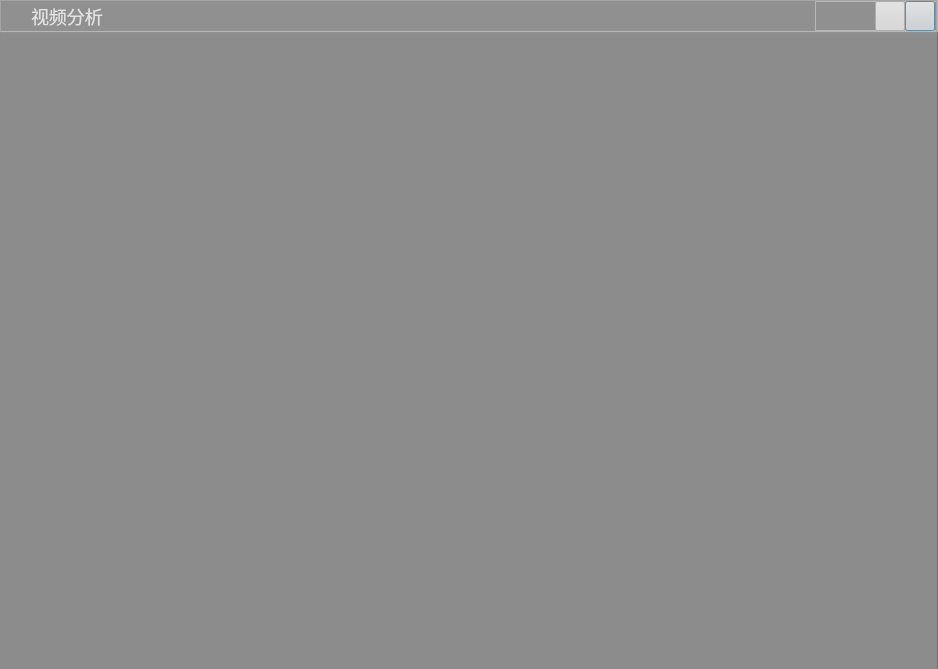
<?xml version="1.0" encoding="UTF-8"?>
<ui version="4.0">
 <class>CDialogVCAMain</class>
 <widget class="QDialog" name="CDialogVCAMain">
  <property name="geometry">
   <rect>
    <x>0</x>
    <y>0</y>
    <width>938</width>
    <height>669</height>
   </rect>
  </property>
  <property name="windowTitle">
   <string>视频分析</string>
  </property>
  <property name="styleSheet">
   <string notr="true">QDialog{
background-color: rgb(120, 120, 120);
color:rgb(255,255,255);
}

QWidget{
color:rgb(255,255,255);
}

QPushButton{
color:rgb(0,0,0);
}</string>
  </property>
  <widget class="QTabWidget" name="tabWidget">
   <property name="geometry">
    <rect>
     <x>0</x>
     <y>34</y>
     <width>941</width>
     <height>641</height>
    </rect>
   </property>
   <property name="styleSheet">
    <string notr="true">QTabWidget#tabWidget::tab-bar {  
   /*  left: 300px; */
	background-color: rgb(93, 93, 93);
}  

QTabWidget#tabWidget QTabBar::tab {
font-family:Microsoft Yahei; 
font-size:16px; 
background: rgb(70, 70, 70);
	color: rgb(255, 255, 255);
/*border:2px solid  rgb(160,160,160);
border-radius:2px;
border-bottom:0px;*/
width:25ex;
height:8ex;
margin-left: 2px; 

} 
QTabWidget#tabWidget QTabBar::tab::selected{
background-color: rgb(120, 120, 120);
}  


QTabWidget::pane{
border:0px;
	background-color: rgb(113, 113, 113);
}</string>
   </property>
   <property name="currentIndex">
    <number>-1</number>
   </property>
  </widget>
  <widget class="QFrame" name="frameSysBar">
   <property name="geometry">
    <rect>
     <x>0</x>
     <y>0</y>
     <width>938</width>
     <height>32</height>
    </rect>
   </property>
   <property name="styleSheet">
    <string notr="true">QFrame
{
	border-image:url(:/Skin/bg-above2.png);
}
QLabel
{
border-image:null;
color: rgb(255, 255, 255);
}</string>
   </property>
   <property name="frameShape">
    <enum>QFrame::StyledPanel</enum>
   </property>
   <property name="frameShadow">
    <enum>QFrame::Raised</enum>
   </property>
   <layout class="QGridLayout" name="gridLayout_2">
    <property name="leftMargin">
     <number>0</number>
    </property>
    <property name="topMargin">
     <number>0</number>
    </property>
    <property name="rightMargin">
     <number>0</number>
    </property>
    <property name="bottomMargin">
     <number>0</number>
    </property>
    <item row="0" column="0">
     <layout class="QGridLayout" name="gridLayout">
      <property name="horizontalSpacing">
       <number>2</number>
      </property>
      <item row="0" column="1">
       <widget class="QLabel" name="labelTitle">
        <property name="maximumSize">
         <size>
          <width>170</width>
          <height>170</height>
         </size>
        </property>
        <property name="styleSheet">
         <string notr="true">QLabel#labelTitle
{
	color: rgb(255, 255, 255);
	font-size:18px;
	font-family:Microsoft Yahei;	
}</string>
        </property>
        <property name="text">
         <string>视频分析</string>
        </property>
       </widget>
      </item>
      <item row="0" column="2">
       <widget class="QLabel" name="labelFileName">
        <property name="maximumSize">
         <size>
          <width>16777215</width>
          <height>500</height>
         </size>
        </property>
        <property name="styleSheet">
         <string notr="true"/>
        </property>
        <property name="text">
         <string/>
        </property>
       </widget>
      </item>
      <item row="0" column="0">
       <widget class="QLabel" name="logo">
        <property name="minimumSize">
         <size>
          <width>28</width>
          <height>28</height>
         </size>
        </property>
        <property name="maximumSize">
         <size>
          <width>28</width>
          <height>28</height>
         </size>
        </property>
        <property name="styleSheet">
         <string notr="true">border-image: url(:/Skin/logo.png)</string>
        </property>
        <property name="text">
         <string/>
        </property>
       </widget>
      </item>
      <item row="0" column="3">
       <widget class="QFrame" name="frame_sysmenu">
        <property name="minimumSize">
         <size>
          <width>30</width>
          <height>30</height>
         </size>
        </property>
        <property name="maximumSize">
         <size>
          <width>122</width>
          <height>16777215</height>
         </size>
        </property>
        <property name="styleSheet">
         <string notr="true">QFrame
{border-image:null;
}</string>
        </property>
        <property name="frameShape">
         <enum>QFrame::StyledPanel</enum>
        </property>
        <property name="frameShadow">
         <enum>QFrame::Raised</enum>
        </property>
        <widget class="QPushButton" name="BtnClose">
         <property name="geometry">
          <rect>
           <x>90</x>
           <y>0</y>
           <width>30</width>
           <height>30</height>
          </rect>
         </property>
         <property name="toolTip">
          <string>关闭</string>
         </property>
         <property name="styleSheet">
          <string notr="true">QPushButton
{
	
	border-image: url(:/Skin/close.png)0 0 repeat

}
QPushButton:hover
{	
	border-image: url(:/Skin/close.png)30 0 repeat

}
QPushButton:pressed
{	
	border-image: url(:/Skin/close.png)60 0 0 0 repeat
}
QPushButton:disabled
{	
	border-image: url(:/Skin/close.png)90 0 0 0 repeat
}
</string>
         </property>
        </widget>
        <widget class="QPushButton" name="BtnMin">
         <property name="geometry">
          <rect>
           <x>60</x>
           <y>0</y>
           <width>30</width>
           <height>30</height>
          </rect>
         </property>
         <property name="toolTip">
          <string>最小化</string>
         </property>
         <property name="styleSheet">
          <string notr="true">QPushButton
{
	
	border-image: url(:/Skin/min.png)0 0 repeat

}
QPushButton:hover
{	
	border-image: url(:/Skin/min.png)30 0 repeat

}
QPushButton:pressed
{	
	border-image: url(:/Skin/min.png)60 0 0 0 repeat
}
QPushButton:disabled
{	
	border-image: url(:/Skin/min.png)90 0 0 0 repeat
}
</string>
         </property>
        </widget>
       </widget>
      </item>
     </layout>
    </item>
   </layout>
  </widget>
  <widget class="QFrame" name="frameDiabled">
   <property name="geometry">
    <rect>
     <x>0</x>
     <y>0</y>
     <width>937</width>
     <height>669</height>
    </rect>
   </property>
   <property name="styleSheet">
    <string notr="true">background-color: rgb(180, 180, 180,100);</string>
   </property>
   <property name="frameShape">
    <enum>QFrame::StyledPanel</enum>
   </property>
   <property name="frameShadow">
    <enum>QFrame::Raised</enum>
   </property>
  </widget>
 </widget>
 <layoutdefault spacing="6" margin="11"/>
 <resources>
  <include location="sisecplayer.qrc"/>
 </resources>
 <connections/>
</ui>
